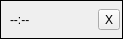
<?xml version="1.0" encoding="UTF-8"?>
<ui version="4.0">
 <class>timerTrackWindow</class>
 <widget class="QMainWindow" name="timerTrackWindow">
  <property name="geometry">
   <rect>
    <x>0</x>
    <y>0</y>
    <width>123</width>
    <height>39</height>
   </rect>
  </property>
  <property name="windowTitle">
   <string>TimerTrack</string>
  </property>
  <widget class="QWidget" name="centralWidget">
   <property name="styleSheet">
    <string notr="true"/>
   </property>
   <layout class="QGridLayout" name="gridLayout">
    <property name="leftMargin">
     <number>0</number>
    </property>
    <property name="topMargin">
     <number>0</number>
    </property>
    <property name="rightMargin">
     <number>0</number>
    </property>
    <property name="bottomMargin">
     <number>0</number>
    </property>
    <item row="0" column="0">
     <widget class="QFrame" name="frame">
      <property name="frameShape">
       <enum>QFrame::Box</enum>
      </property>
      <property name="frameShadow">
       <enum>QFrame::Plain</enum>
      </property>
      <layout class="QGridLayout" name="gridLayout_2" columnstretch="1,0">
       <property name="leftMargin">
        <number>9</number>
       </property>
       <property name="topMargin">
        <number>2</number>
       </property>
       <property name="rightMargin">
        <number>2</number>
       </property>
       <property name="bottomMargin">
        <number>2</number>
       </property>
       <item row="0" column="0">
        <widget class="QLabel" name="timerLabel">
         <property name="text">
          <string>--:--</string>
         </property>
        </widget>
       </item>
       <item row="0" column="1">
        <widget class="QToolButton" name="closeButton">
         <property name="styleSheet">
          <string notr="true"/>
         </property>
         <property name="text">
          <string>X</string>
         </property>
        </widget>
       </item>
      </layout>
     </widget>
    </item>
   </layout>
  </widget>
 </widget>
 <layoutdefault spacing="6" margin="11"/>
 <resources>
  <include location="TimerTrack.qrc"/>
 </resources>
 <connections/>
</ui>
